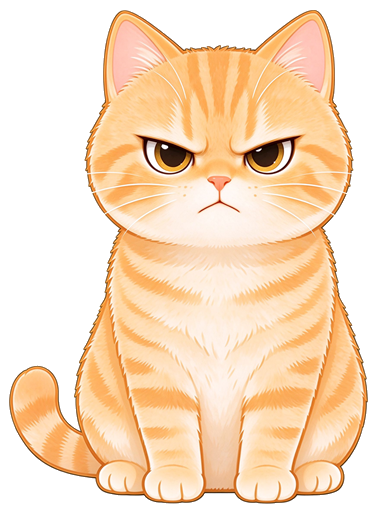
#> input picture _bak/_bundle_20261122_despill/expr_0_angry.png, 383 x 512 px, given as the content of the folder F:/Daodao/src/桌面分身/_bundle, which was not available
$ python _tmp_despill_bundle.py
#> lines starting #> are read from the running program, lines starting #| are printed output that depends on the picture; after the words box and inside, x2 and y2 are one past the last pixel; in counts of white or black regions, pixels touching at a corner belong together
# 程序版本：v0.1 | 2026-11-22 | 一次性：桌面 _bundle 立绘去紫边（与手机 SPR 同一套规则）
"""把 _bundle 里的 PNG 按手机端 SPR 的规则清一遍：alpha<6 的 RGB 归零；6<=alpha<40 且偏紫提绿。
先整目录备份，再逐张写回，最后给出改了多少张/多少像素。
"""
import os, shutil, numpy as np
from PIL import Image

BD = r'F:\Daodao\src\桌面分身\_bundle'
BK = r'F:\Daodao\_bak\_bundle_20261122_despill'
if not os.path.isdir(BK):
    shutil.copytree(BD, BK)
    print('备份 ->', BK)

files = [f for f in os.listdir(BD) if f.lower().endswith('.png')]
changed = 0
zeroed = 0
fixed = 0
for f in files:
    p = os.path.join(BD, f)
    try:
        im = Image.open(p)
#> im is the input picture: PIL image 383x512 RGBA; mean R, G, B, A 154.5, 126.9, 98.1, 160.1
    except Exception as e:
        print('跳过', f, e); continue
    if im.mode not in ('RGBA', 'LA'):
        im = im.convert('RGBA')
    a = np.array(im).astype(np.int16)
    if a.ndim != 3 or a.shape[2] < 4:
        continue
    r, g, b, al = a[..., 0], a[..., 1], a[..., 2], a[..., 3]
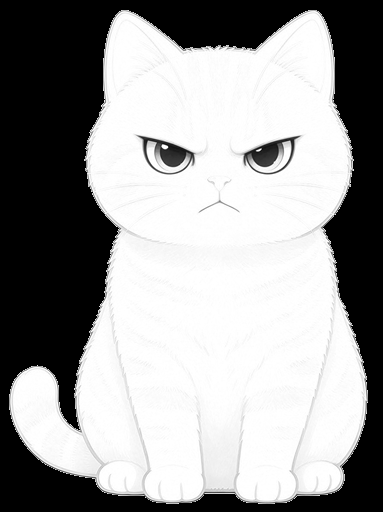
#> r: shape (512, 383) int16; min 0, max 255, mean 154.5
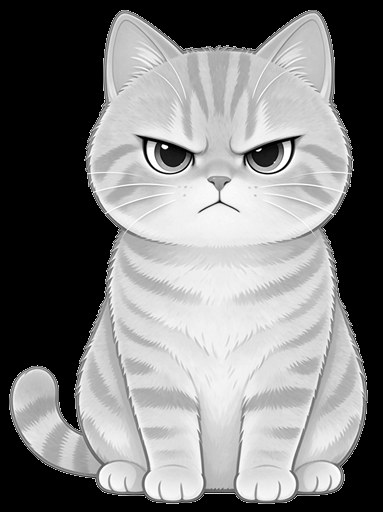
#> g: shape (512, 383) int16; min 0, max 255, mean 126.9
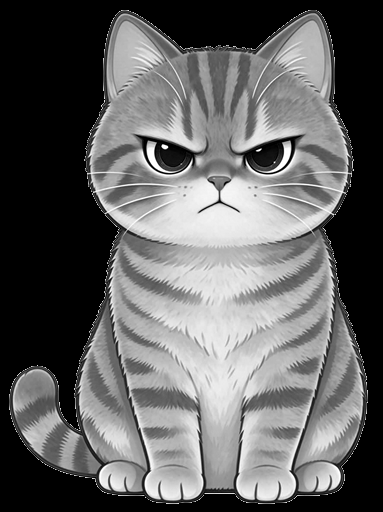
#> b: shape (512, 383) int16; min 0, max 255, mean 98.1
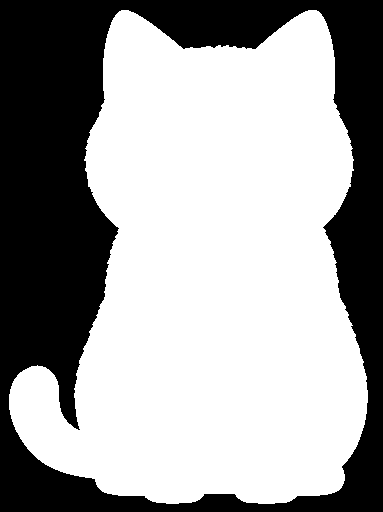
#> al: shape (512, 383) int16; 62.8% white; 1 black region, box (x1, y1, x2, y2) and area: (0, 0, 383, 512) 72963
    lowt = al < 6
    low = (al >= 6) & (al < 40)
#> low: shape (512, 383) bool; every value is 0
    mag = (r > 120) & (b > 120) & (g < np.minimum(r, b) * 0.7)
    n_zero = int((lowt & ((r + g + b) > 60)).sum())
#> n_zero = 0
    n_fix = int((low & mag).sum())
#> n_fix = 0
    if not n_zero and not n_fix:
        continue
    a[lowt, 0:3] = 0
    fx = low & mag
    a[fx, 1] = ((r[fx] + b[fx]) / 2).clip(0, 255)
    Image.fromarray(a.astype(np.uint8), im.mode).save(p)
    changed += 1
    zeroed += n_zero
    fixed += n_fix

print('处理 %d 张，改过 %d 张；透明处归零 %d px，淡边去紫 %d px' % (len(files), changed, zeroed, fixed))

$ run again, on _bak/_bundle_20261122_despill/expr_10_angry.png
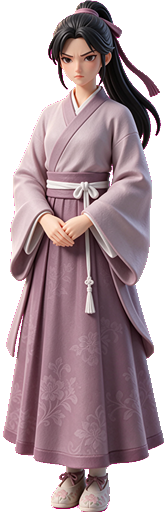
#> input picture _bak/_bundle_20261122_despill/expr_10_angry.png, 166 x 512 px, given as the content of the folder F:/Daodao/src/桌面分身/_bundle, which was not available
#> im is the input picture: PIL image 166x512 RGBA; mean R, G, B, A 94.2, 74.7, 80.5, 170.7
#> `lowt = al < 6`:
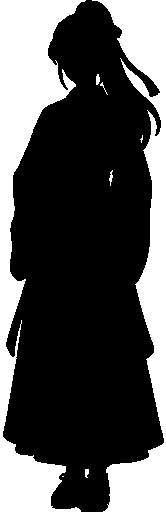
#> lowt: shape (512, 166) bool; 32.9% white; 8 white regions (3 under 20 px), largest, box (x1, y1, x2, y2) and area: (0, 0, 86, 512) 15124, (92, 0, 166, 512) 12682, (96, 74, 100, 85) 35, (109, 170, 113, 186) 32, (85, 469, 89, 478) 29
#> low: shape (512, 166) bool; every value is 0
#> `mag = (r > 120) & (b > 120) & (g < np.minimum(r, b) * 0.7)`:
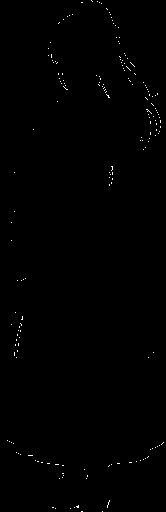
#> mag: shape (512, 166) bool; 0.36% white in thin lines or dots
#> n_zero = 0
